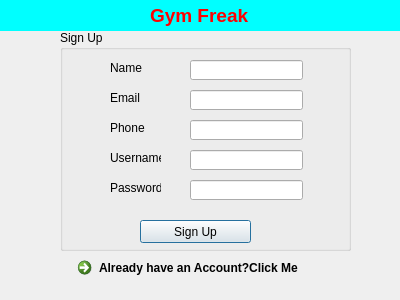
<?xml version="1.0" encoding="UTF-8"?>
<ui version="4.0">
 <class>signup</class>
 <widget class="QDialog" name="signup">
  <property name="geometry">
   <rect>
    <x>0</x>
    <y>0</y>
    <width>400</width>
    <height>300</height>
   </rect>
  </property>
  <property name="windowTitle">
   <string>Dialog</string>
  </property>
  <widget class="QGroupBox" name="groupBox">
   <property name="geometry">
    <rect>
     <x>60</x>
     <y>30</y>
     <width>291</width>
     <height>221</height>
    </rect>
   </property>
   <property name="title">
    <string>Sign Up</string>
   </property>
   <widget class="QLabel" name="label">
    <property name="geometry">
     <rect>
      <x>50</x>
      <y>30</y>
      <width>51</width>
      <height>16</height>
     </rect>
    </property>
    <property name="text">
     <string>Name</string>
    </property>
   </widget>
   <widget class="QLabel" name="label_2">
    <property name="geometry">
     <rect>
      <x>50</x>
      <y>60</y>
      <width>51</width>
      <height>16</height>
     </rect>
    </property>
    <property name="text">
     <string>Email</string>
    </property>
   </widget>
   <widget class="QLabel" name="label_3">
    <property name="geometry">
     <rect>
      <x>50</x>
      <y>90</y>
      <width>51</width>
      <height>16</height>
     </rect>
    </property>
    <property name="text">
     <string>Phone</string>
    </property>
   </widget>
   <widget class="QLabel" name="label_4">
    <property name="geometry">
     <rect>
      <x>50</x>
      <y>120</y>
      <width>51</width>
      <height>16</height>
     </rect>
    </property>
    <property name="text">
     <string>Username</string>
    </property>
   </widget>
   <widget class="QLabel" name="label_5">
    <property name="geometry">
     <rect>
      <x>50</x>
      <y>150</y>
      <width>51</width>
      <height>16</height>
     </rect>
    </property>
    <property name="text">
     <string>Password</string>
    </property>
   </widget>
   <widget class="QLineEdit" name="lename">
    <property name="geometry">
     <rect>
      <x>130</x>
      <y>30</y>
      <width>113</width>
      <height>20</height>
     </rect>
    </property>
   </widget>
   <widget class="QLineEdit" name="leemail">
    <property name="geometry">
     <rect>
      <x>130</x>
      <y>60</y>
      <width>113</width>
      <height>20</height>
     </rect>
    </property>
    <property name="inputMethodHints">
     <set>Qt::ImhEmailCharactersOnly</set>
    </property>
   </widget>
   <widget class="QLineEdit" name="lephone">
    <property name="geometry">
     <rect>
      <x>130</x>
      <y>90</y>
      <width>113</width>
      <height>20</height>
     </rect>
    </property>
    <property name="inputMethodHints">
     <set>Qt::ImhDigitsOnly</set>
    </property>
   </widget>
   <widget class="QLineEdit" name="leuser">
    <property name="geometry">
     <rect>
      <x>130</x>
      <y>120</y>
      <width>113</width>
      <height>20</height>
     </rect>
    </property>
   </widget>
   <widget class="QLineEdit" name="lepass">
    <property name="geometry">
     <rect>
      <x>130</x>
      <y>150</y>
      <width>113</width>
      <height>20</height>
     </rect>
    </property>
    <property name="inputMethodHints">
     <set>Qt::ImhHiddenText|Qt::ImhNoAutoUppercase|Qt::ImhNoPredictiveText|Qt::ImhSensitiveData</set>
    </property>
    <property name="echoMode">
     <enum>QLineEdit::Password</enum>
    </property>
   </widget>
   <widget class="QPushButton" name="pushButton">
    <property name="geometry">
     <rect>
      <x>80</x>
      <y>190</y>
      <width>111</width>
      <height>23</height>
     </rect>
    </property>
    <property name="text">
     <string>Sign Up</string>
    </property>
   </widget>
  </widget>
  <widget class="QCommandLinkButton" name="commandLinkButton">
   <property name="geometry">
    <rect>
     <x>70</x>
     <y>250</y>
     <width>281</width>
     <height>31</height>
    </rect>
   </property>
   <property name="text">
    <string>Already have an Account?Click Me</string>
   </property>
  </widget>
  <widget class="QLabel" name="label_6">
   <property name="geometry">
    <rect>
     <x>0</x>
     <y>0</y>
     <width>401</width>
     <height>31</height>
    </rect>
   </property>
   <property name="styleSheet">
    <string notr="true">background-color: rgb(0, 255, 255);</string>
   </property>
   <property name="text">
    <string/>
   </property>
  </widget>
  <widget class="QLabel" name="label_7">
   <property name="geometry">
    <rect>
     <x>150</x>
     <y>0</y>
     <width>101</width>
     <height>31</height>
    </rect>
   </property>
   <property name="text">
    <string>&lt;html&gt;&lt;head/&gt;&lt;body&gt;&lt;p&gt;&lt;span style=&quot; font-size:14pt; font-weight:600; color:#ff0000;&quot;&gt;Gym Freak&lt;/span&gt;&lt;/p&gt;&lt;/body&gt;&lt;/html&gt;</string>
   </property>
  </widget>
 </widget>
 <resources/>
 <connections/>
</ui>
